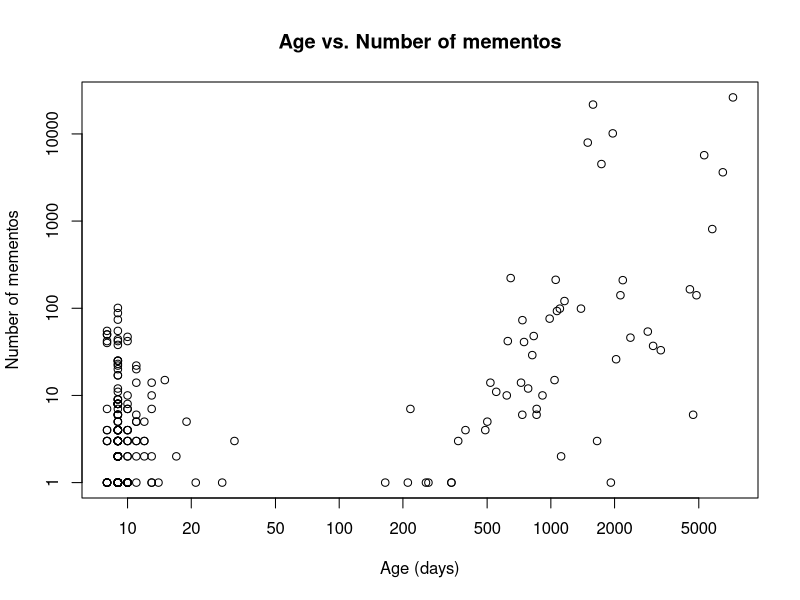

R code for this plot:
ageData <-  read.csv('./agePlotData.csv', head=TRUE, sep=",")
plot(ageData$Age, ageData$MementoCount, log='xy', main='Age vs. Number of mementos', xlab='Age (days)', ylab='Number of mementos')